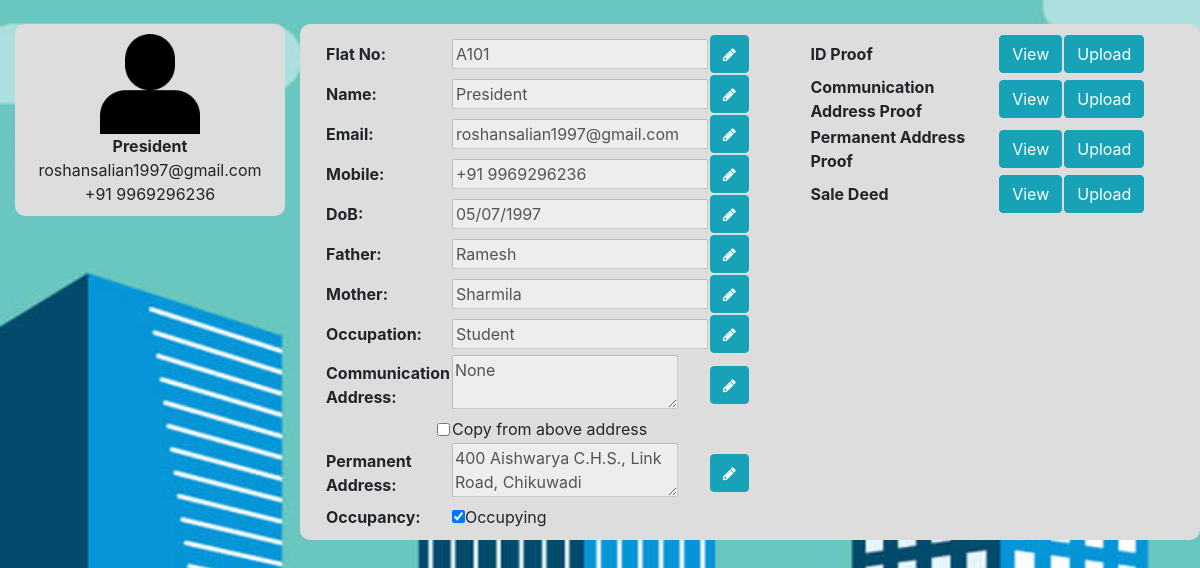
Screenshot of /homeOwner (signed in) with the database file from the repository.
### tables this page shows
CREATE TABLE "homeOwns" (
	"aptNo"	TEXT,
	"email"	TEXT,
	"phone"	TEXT,
	"usrName"	TEXT,
	"dob"	TEXT,
	"photo"	TEXT,
	"id_photo"	TEXT,
	"father"	TEXT,
	"mother"	TEXT,
	"comm_address"	TEXT,
	"perm_address"	TEXT,
	"occupation"	TEXT,
	"occupancy"	INTEGER,
	"comm_add_proof"	TEXT,
	"perm_add_proof"	TEXT,
	"sale_deed"	TEXT,
	"flat_no"	TEXT,
	PRIMARY KEY("aptNo")
);

### script.py (the view)
@app.route('/homeOwner')
def homeOwner():
	if 'user' in session:
		uid = session['user']
	else:
		return redirect(url_for('login'))
	conn = sqlite3.connect('data/data.db')
	cursor = conn.execute("SELECT * FROM homeOwns WHERE aptNo='"+uid+"'")
	cursor = cursor.fetchall()
	flatNo = cursor[0][16]
	name = cursor[0][3]
	email = cursor[0][1]
	mobile = cursor[0][2]
	dob = cursor[0][4]
	father = cursor[0][7]
	mother = cursor[0][8]
	occupation = cursor[0][11]
	comm_address = cursor[0][9]
	perm_address = cursor[0][10]
	if cursor[0][12] == 1:
		occupancy = "checked"
	else:
		occupancy = ""
	photo = cursor[0][5]
	if photo == None:
		photo = "/static/images/user_def.png"
	idProof = cursor[0][6]
	if idProof == None:
		idProof = "No file uploaded yet!"
	else:
		idProof = '<img src="'+idProof+'" width = 400px>'
	commAddProof = cursor[0][13]
	if commAddProof == None:
		commAddProof = "No file uploaded yet!"
	else:
		commAddProof = '<img src="'+commAddProof+'" width = 400px>'
	permAddProof = cursor[0][14]
	if permAddProof == None:
		permAddProof = "No file uploaded yet!"
	else:
		permAddProof = '<img src="'+permAddProof+'" width = 400px>'
	saleDeed = cursor[0][15]
	if saleDeed == None:
		saleDeed = "No file uploaded yet!"
	else:
		saleDeed = '<img src="'+saleDeed+'" width = 400px>'
	return render_template('homeOwnerDet.html', uid = uid, name = name, email = email, mobile = mobile, dob = dob, father = father,
		mother = mother, occupation = occupation, comm_address = comm_address, perm_address = perm_address, photo = photo,
		occupancy = occupancy, idProof = idProof, commAddProof = commAddProof, permAddProof = permAddProof,
		saleDeed = saleDeed, flatNo = flatNo)

### script.py (called while the page is built)
@app.before_request
def before_request():
	g.user = None
	if 'user' in session:
		g.user = session['user']

### templates/homeOwnerDet.html (shortened to what this page needs)
<!DOCTYPE html>
<html>
<head>
	<link rel="stylesheet" type="text/css" href="{{ url_for('static', filename='bootstrap.css') }}">
	<link rel="stylesheet" type="text/css" href="{{ url_for('static', filename='myStyles.css') }}">
	<link rel="stylesheet" href="https://cdnjs.cloudflare.com/ajax/libs/font-awesome/4.7.0/css/font-awesome.min.css">
</head>
<body class="bgSet">
	<br>
	<div class="container-fluid">
		<div class="row">
			<div class="col-md-3">
				<div class="roundCorner" style="background-color: var(--lightGrey); padding: 10px">
					<center>
						<img src="{{ photo }}" style="width: 100px;" id="usrImg" data-toggle="modal" data-target="#editPhotoModal">
						<br>
						<strong id="usrName">{{ name }}</strong>
						<br>
						<font id="usrEmail">{{ email }}</font>
						<br>
						<font id="usrMobile">{{ mobile }}</font>
					</center>
				</div>
			</div>
			<div class="col-md-9">
				<div class="row roundCorner" style="background-color: var(--lightGrey); padding: 10px">
					<div class="col">
						<center>
							<table width="85%">
								<tr>
									<td><strong>Flat No:</strong></td>
									<td><input type="text" id="userFlatInp" value="{{ flatNo }}" disabled="true"></td>
									<td><button class="btn btn-info" id="userFlatEdit" onclick="editFlat()"><i class="fa fa-pencil" style="font-size: 15px"></i></button></td>
								</tr>
								<tr>
									<td><strong>Name:</strong></td>
									<td><input type="text" id="userNameInp" value="{{ name }}" disabled="true"></td>
									<td><button class="btn btn-info" id="userNameEdit" onclick="editName()"><i class="fa fa-pencil" style="font-size: 15px"></i></button></td>
								</tr>
								<tr>
									<td><strong>Email:</strong></td>
									<td><input type="text" id="userEmailInp" value="{{ email }}" disabled="true"></td>
									<td><button class="btn btn-info" id="userEmailEdit" onclick="editEmail()"><i class="fa fa-pencil" style="font-size: 15px"></i></button></td>
								</tr>
								<tr>
									<td><strong>Mobile:</strong></td>
									<td><input type="text" id="userMobInp" value="{{ mobile }}" disabled="true"></td>
									<td><button class="btn btn-info" id="userMobEdit" onclick="editMobile()"><i class="fa fa-pencil" style="font-size: 15px"></i></button></td>
								</tr>
								<tr>
									<td><strong>DoB:</strong></td>
									<td><input type="text" id="userDobInp" value="{{ dob }}" disabled="true"></td>
									<td><button class="btn btn-info" id="userDobEdit" onclick="editDob()"><i class="fa fa-pencil" style="font-size: 15px"></i></button></td>
								</tr>
								<tr>
									<td><strong>Father:</strong></td>
									<td><input type="text" id="userFatherInp" value="{{ father }}" disabled="true"></td>
									<td><button class="btn btn-info" id="userFatherEdit" onclick="editFather()"><i class="fa fa-pencil" style="font-size: 15px"></i></button></td>
								</tr>
								<tr>
									<td><strong>Mother:</strong></td>
									<td><input type="text" id="userMotherInp" value="{{ mother }}" disabled="true"></td>
									<td><button class="btn btn-info" id="userMotherEdit" onclick="editMother()"><i class="fa fa-pencil" style="font-size: 15px"></i></button></td>
								</tr>
								<tr>
									<td><strong>Occupation:</strong></td>
									<td><input type="text" id="userOccuInp" value="{{ occupation }}" disabled="true"></td>
									<td><button class="btn btn-info" id="userOccuEdit" onclick="editOccup()"><i class="fa fa-pencil" style="font-size: 15px"></i></button></td>
								</tr>
								<tr>
									<td><strong>Communication Address:</strong></td>
									<td><textarea id="userCommAddrInp" disabled="true">{{ comm_address }}</textarea></td>
									<td><button class="btn btn-info" id="userCommAddrEdit" onclick="editCommAddress()"><i class="fa fa-pencil" style="font-size: 15px"></i></button></td>
								</tr>
								<tr>
									<td><input type="checkbox" id="sameAddrCheck" style="float: right" onclick="copyAddress()"></td>
									<td>Copy from above address</td>
								</tr>
								<tr>
									<td><strong>Permanent Address:</strong></td>
									<td><textarea id="userPermAddrInp" disabled="true">{{ perm_address }}</textarea></td>
									<td><button class="btn btn-info" id="userPermAddrEdit" onclick="editPermAddress()"><i class="fa fa-pencil" style="font-size: 15px"></i></button></td>
								</tr>
								<tr>
									<td><strong>Occupancy:</strong></td>
									<td><input type="checkbox" id="occupancyCheck" {{ occupancy }} onclick="editOccupancy()">Occupying</td>
								</tr>
							</table>
						</center>
					</div>
					<div class="col">
						<center>
							<table width="85%">
								<tr>
									<td><strong>ID Proof</strong></td>
									<td><button class="btn btn-info" data-toggle="modal" data-target="#viewIdProofModal">View</button></td>
									<td><button class="btn btn-info" data-toggle="modal" data-target="#uploadIdProofModal">Upload</button></td>
								</tr>
								<tr>
									<td><strong>Communication Address Proof</strong></td>
									<td><button class="btn btn-info" data-toggle="modal" data-target="#viewCommAddProofModal">View</button></td>
									<td><button class="btn btn-info" data-toggle="modal" data-target="#uploadCommAddProofModal">Upload</button></td>
								</tr>
								<tr>
									<td><strong>Permanent Address Proof</strong></td>
									<td><button class="btn btn-info" data-toggle="modal" data-target="#viewPermAddProofModal">View</button></td>
									<td><button class="btn btn-info" data-toggle="modal" data-target="#uploadPermAddProofModal">Upload</button></td>
								</tr>
								<tr>
									<td><strong>Sale Deed</strong></td>
									<td><button class="btn btn-info" data-toggle="modal" data-target="#viewSaleDeedModal">View</button></td>
									<td><button class="btn btn-info" data-toggle="modal" data-target="#uploadSaleDeedModal">Upload</button></td>
								</tr>
							</table>
						</center>
					</div>
				</div>
			</div>
		</div>
	</div>
</body>
</html>

### static/myStyles.css (style rules this page uses)
:root { --lightGrey: #DDDDDD; --maroon: #800000; --deepGreenLight: #00902080; --deepBlueLight: #00008080; --orangeLight: #FFA000A0; --pinkLight: #F4BFBEC0; --redLight: #FF000090; --lightRed: #FF3333; --lightBlue: #ADD8E6F0; --lightGreen: #90EE90F0; }
.bgSet { background-image: url('/static/images/buildings.jpg'); background-repeat: no-repeat; background-size: cover; background-attachment: fixed; }
.roundCorner { border-radius: 10px; }

### rows the page displays
homeOwns: usrName "President", email "roshansalian1997@gmail.com", phone "+91 9969296236", flat_no "A101", dob "05/07/1997", father "Ramesh", mother "Sharmila", occupation "Student", perm_address "400 Aishwarya C.H.S., Link Road, Chikuwadi"
